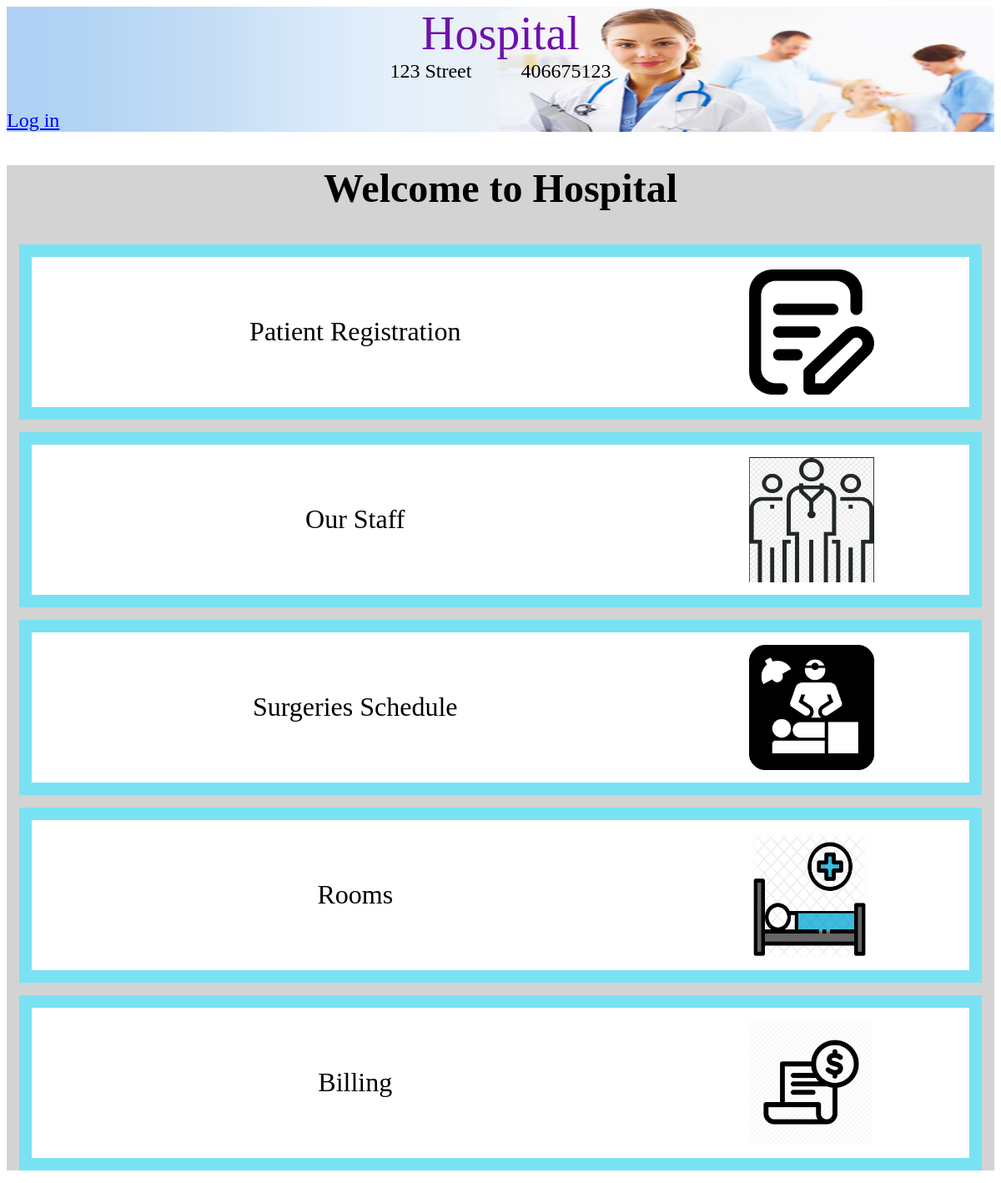
Before: / with the older database file.
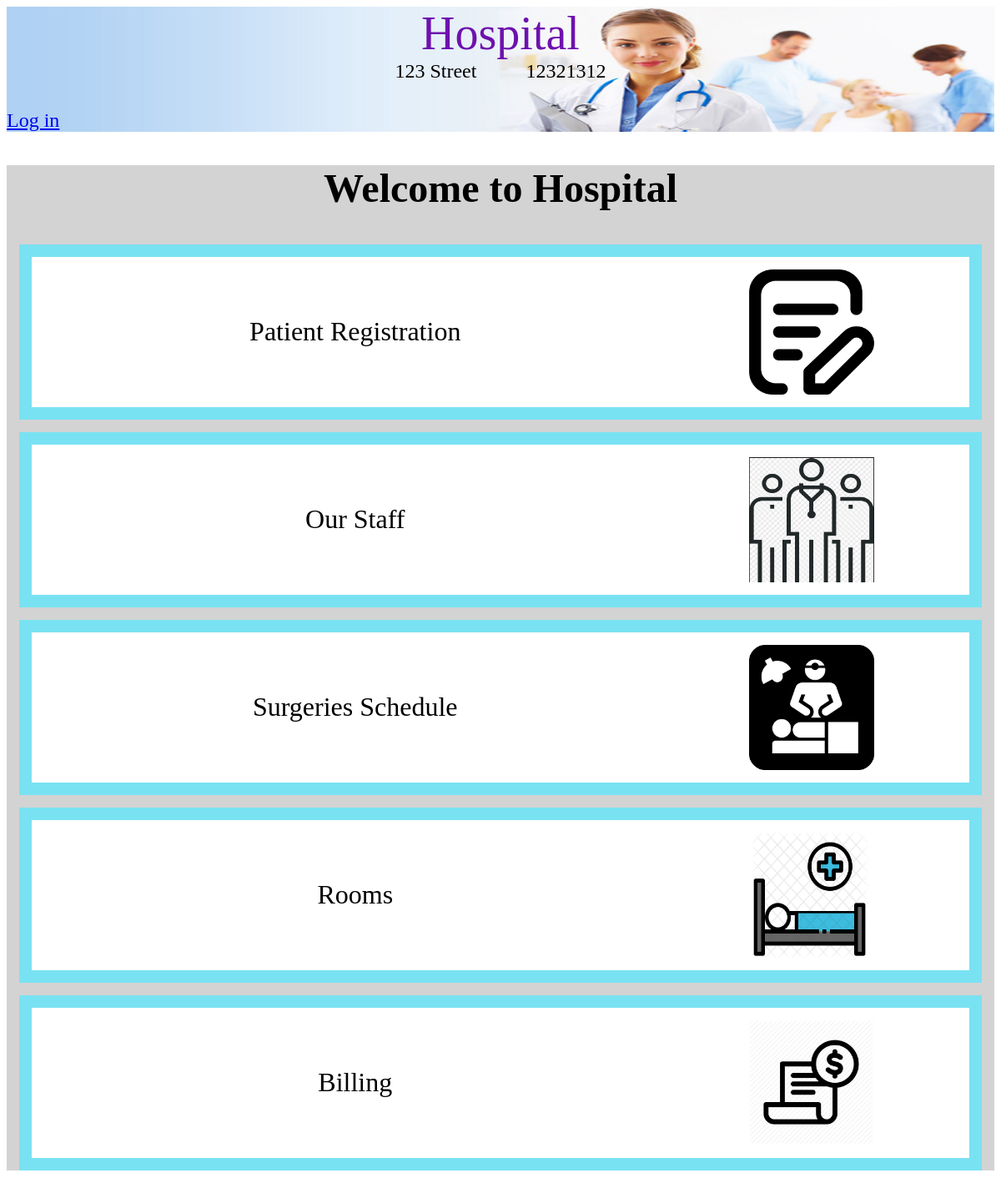
After: the same page with the newer database file.
### hospital/models.py (models this page shows, shortened)
class Hospital(models.Model):
    name = models.CharField(max_length=50)
    address = models.CharField(max_length=100)
    phone_number = models.CharField(max_length=10)
    patient_rooms = models.ManyToManyField(PatientRoom, symmetrical=False)
    surgery_rooms = models.ManyToManyField(SurgeryRoom, symmetrical=False)
    patients = models.ManyToManyField(Patient, symmetrical=False)
    doctors = models.ManyToManyField(Doctors, symmetrical=False)
    nurses = models.ManyToManyField(Nurses, symmetrical=False)

### hospital/views.py (the view)
# urls.py: url(r'^$', views.home, name='home'),
def home(request):
    try:
        hospital = Hospital.objects.filter(id=1)[0]
    except IndexError:
        hospital = None
    return render(request, 'hospital/home.html', {'hospital': hospital})

### hospital/templates/hospital/home.html (shortened to what the changed rows need)
{% extends "hospital/base.html" %}
{% block header %}
    <div class="container_header">
        {% if hospital is not None %}
            <div class="container_hospital_info">
                <div class="hospital_title"><a class="hospital_title_text" href="{% url 'hospital:home' %}">{{ hospital.name }}</a></div>
                <div class="hospital_info">
                    <div>{{ hospital.address }}</div>
                    <div class="padding"></div>
                    <div>{{ hospital.phone_number }}</div>
                </div>
            </div>
        {% else %}
            <a href="/" class="logo">My Hospital</a>
        {% endif %}
    </div>
{% endblock %}
{% block content %}
    <div class="menu_items">
        {% if not hospital is None %}
            <div class="container_main_menu">
                <h2 class="title_main_menu">Welcome to {{ hospital.name }}</h2>
                {% if user.is_authenticated %}
                    <div class="home_list_container">
                        <div class="home_list_item_container">
                            <div class="home_list_item"><a class="home_list_item_text" href="{%url 'person:patient_details' %}">Patient Registration</a></div>
                            <div class="home_list_item_image" id="home_list_item_registration"></div>
                        </div>
                        <div class="home_list_item_container">
                            <div class="home_list_item"><a class="home_list_item_text" href="{%url 'person:staff_list' %}">Our Staff</a></div>
                            <div class="home_list_item_image" id="home_list_item_staff"></div>
                        </div>
                        <div class="home_list_item_container">
                            <div class="home_list_item"><a class="home_list_item_text" href="{% url 'hospital:surgery_schedule' %}">Surgeries Schedule</a></div>
                            <div class="home_list_item_image" id="home_list_item_surgery"></div>
                        </div>
                        <div class="home_list_item_container">
                            <div class="home_list_item"><a class="home_list_item_text" href="{% url 'hospital:rooms' %}">Rooms</a></div>
                            <div class="home_list_item_image" id="home_list_item_rooms"></div>
                        </div>
                        <div class="home_list_item_container">
                            <div class="home_list_item"><a class="home_list_item_text" href="">Billing</a></div>
                            <div class="home_list_item_image" id="home_list_item_bill"></div>
                        </div>
                        <div class="home_list_item_container">
                                <div class="home_list_item"><a class="home_list_item_text" href="{% url 'hospital:post_patient_room' %}">Create a Patient Room</a></div>
                            </div>
                        <div class="home_list_item_container">
                            <div class="home_list_item"><a class="home_list_item_text" href="{% url 'hospital:post_surgery_room' %}">Create a Surgery Room</a></div>
                        </div>
                    </div>
                {% else %}
                <div class="home_list_container">
                    <div class="home_list_item_container">
                        <div class="home_list_item"><a class="home_list_item_text" href="{%url 'person:patient_details' %}">Patient Registration</a></div>
                        <div class="home_list_item_image" id="home_list_item_registration"></div>
                    </div>
                    <div class="home_list_item_container">
                        <div class="home_list_item"><a class="home_list_item_text" href="{%url 'person:staff_list' %}">Our Staff</a></div>
                        <div class="home_list_item_image" id="home_list_item_staff"></div>
                    </div>
                    <div class="home_list_item_container">
                        <div class="home_list_item"><a class="home_list_item_text" href="{% url 'hospital:surgery_schedule' %}">Surgeries Schedule</a></div>
                        <div class="home_list_item_image" id="home_list_item_surgery"></div>
                    </div>
                    <div class="home_list_item_container">
                        <div class="home_list_item"><a class="home_list_item_text" href="{% url 'hospital:rooms' %}">Rooms</a></div>
                        <div class="home_list_item_image" id="home_list_item_rooms"></div>
                    </div>
                    <div class="home_list_item_container">
                        <div class="home_list_item"><a class="home_list_item_text" href="">Billing</a></div>
                        <div class="home_list_item_image" id="home_list_item_bill"></div>
                    </div>
                </div>
                {%endif%}
            </div>
        {% else %}
            <p>Your hospital has not been created yet</p>
            <a href="{% url 'hospital:post_hospital' %}">Click here to create one!</a>
        {% endif %}
    </div>
{% endblock %}

Changed rows visible on the page:
changed Hospital "Hospital": phone_number "406675123" → "12321312"
